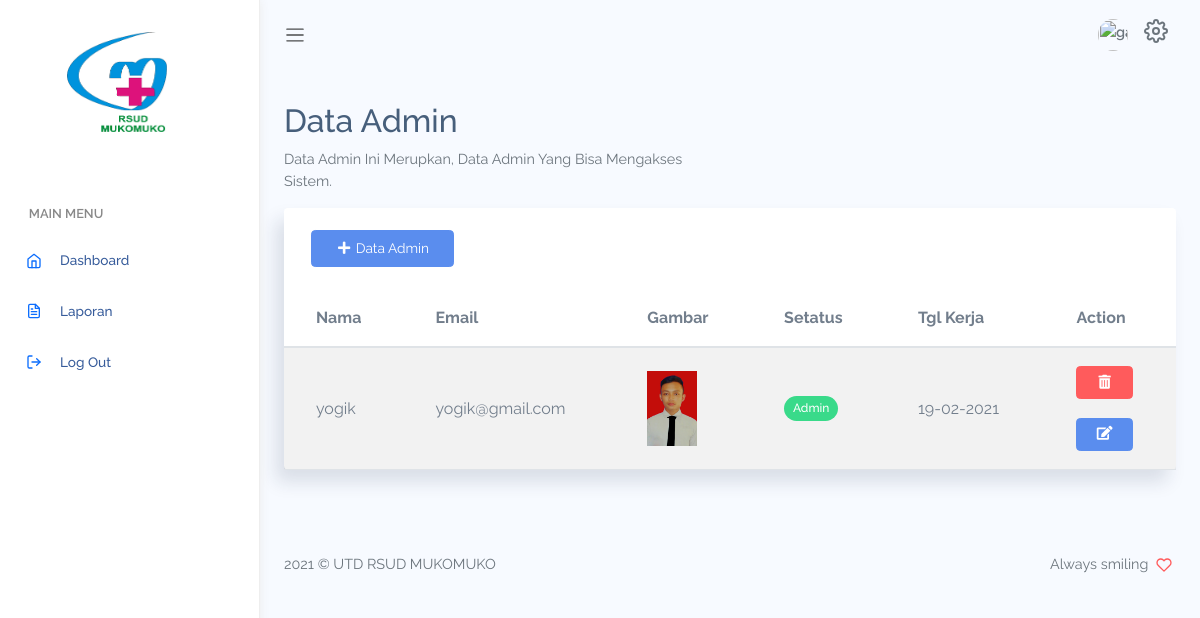
Page /index.php/admin on the earlier database version.
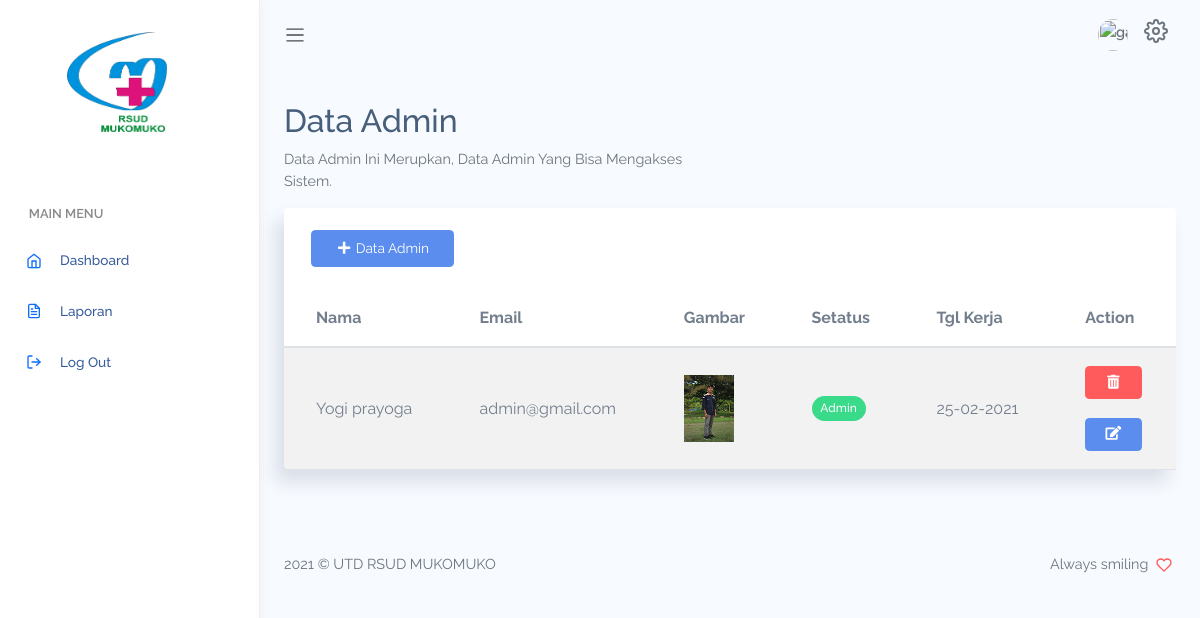
Same page on the later database version.
### tables this page shows
CREATE TABLE `user` (
  `id` int(11) NOT NULL,
  `nama` varchar(100) NOT NULL,
  `email` varchar(225) NOT NULL,
  `gambar` varchar(225) NOT NULL,
  `password` varchar(225) NOT NULL,
  `role_id` int(5) NOT NULL,
  `aktif` int(5) NOT NULL,
  `tgl_daftar` int(100) NOT NULL
);

### application/controllers/Admin.php (called while the page is built, shortened)
<?php
class Admin extends CI_Controller
{
  public function __construct()
  {
    $this->load->library('form_validation');
    $this->load->model('m_master');
  }
  public function index()
  {
    $data['user1'] = $this->m_master->dataAdmin()->row_array();
    $data['data'] = $this->db->get_where('user', ['role_id' => 1])->result_array();
    $data['title'] = 'Data Admin';
    $this->load->view('template/sidebar', $data);
    $this->load->view('template/header', $data);
    $this->load->view('data/admin', $data);
    $this->load->view('template/footer', $data);
  }
}

### index.php (called while the page is built, shortened)
<?php
require_once BASEPATH.'core/CodeIgniter.php';

### application/models/m_master.php (called while the page is built, shortened)
<?php
class M_master extends CI_Model
{
  function dataAdmin()
  {
    return $this->db->get_where('user', ['email' => $this->session->userdata('email')]);
  }
}

### application/views/data/admin.php (the view, shortened to what this page needs)
<div class="main-content container-fluid">
  <div class="page-title">
    <div class="row">
      <div class="col-12 col-md-6">
        <h3>Data Admin</h3>
        <p class="text-subtitle text-muted">Data Admin Ini Merupkan, Data Admin Yang Bisa Mengakses Sistem.</p>
      </div>
    </div>
  </div>
  <div class="row" id="table-striped">
    <div class="col-12">
      <div class="card">
        <div class="card-header">
          <a href="http://" class="btn btn-primary mr-2" data-toggle="modal" data-target="#exampleModalDataAdmin"><i class="fas fa-plus"></i> Data Admin</a>
        </div>
        <div class="card-content">
          <div class="table-responsive">
            <table class="table table-striped mb-0">
              <thead>
                <tr>
                  <th>Nama</th>
                  <th>Email</th>
                  <th>Gambar</th>
                  <th>Setatus</th>
                  <th>Tgl Kerja</th>
                  <th>Action</th>
                </tr>
              </thead>
              <tbody>
                <?php foreach ($data as $admin) : ?>
                  <tr>
                    <td class="text-bold-500"><?= $admin['nama'] ?></td>
                    <td><?= $admin['email']; ?></td>
                    <td class="text-bold-500"> <img src="<?= base_url('assets/gambar/admin/') . $admin['gambar']; ?>" width="50px" alt=""></td>
                    <?php $aktif = $admin['role_id'];
                    if ($aktif == 1) {
                      $ada = 'Admin';
                    } elseif ($aktif == 2) {
                      $ada = 'Petugas';
                    } else {
                      $ada = 'Penyusup';
                    }
                    ?>
                    <?php if ($aktif == 1) { ?>
                      <td>
                        <span class="badge bg-success"><?= $ada; ?></span>
                      </td>
                    <?php } ?>
                    <td><?= date('d-m-Y', $admin['tgl_daftar']); ?></td>
                    <td>
                      <a href="<?= base_url('admin/hapus/') . $admin['id']; ?>" class="btn btn-danger btn-sm" name="hapus" onclick="return confirm ('Anda Yakin Inggin Hapus..?')"><i class="fas fa-trash-alt"></i></a>
                      <br><br>
                      <a class="btn btn-primary btn-sm" data-toggle="modal" data-target="#exampleModalEditAdmin<?= $admin['id']; ?>" name="edit"><i class="fas fa-edit"></i></a>
                    </td>
                  <?php endforeach; ?>
              </tbody>
            </table>
          </div>
        </div>
      </div>
    </div>
  </div>
</div>

### application/views/template/sidebar.php (shortened to what this page needs)
<body>
  <div id="app">
    <div id="sidebar" class='active'>
      <div class="sidebar-wrapper active">
        <div class="sidebar-header text-center">
          <a href="<?= base_url('dashboard'); ?>"><img src="<?= base_url() ?>assets/logo resud.png" alt="logo" style="width: 100px; height:100px; margin-right:25px;"></a>
        </div>
        <div class="sidebar-menu">
          <ul class="menu">
            <li class='sidebar-title'>Main Menu</li>
            <li class="sidebar-item">
              <a href="<?= base_url('dashboard') ?>" class='sidebar-link'>
                <i data-feather="home" width="20"></i>
                <span>Dashboard</span>
              </a>
            </li>
            <li class="sidebar-item  ">
              <a href="<?= base_url('laporan/laporanAdmin'); ?>" class='sidebar-link'>
                <i data-feather="file-text" width="20"></i>
                <span>Laporan</span>
              </a>
            </li>
            <li class="sidebar-item  ">
              <a href="<?= base_url('register/logout'); ?>" onclick=" return confirm('Anda Yakin Inggin Keluar..?')" class='sidebar-link'>
                <i data-feather="log-out" width="20"></i>
                <span>Log Out</span>
              </a>
            </li>
          </ul>
        </div>
      </div>
    </div>

### application/views/template/header.php (shortened to what this page needs)
<!DOCTYPE html>
<html lang="en">
<head>
  <link rel="stylesheet" href="<?= base_url() ?>assets/assets/css/bootstrap.css">
  <link rel="stylesheet" href="<?= base_url() ?>assets/assets/vendors/chartjs/Chart.min.css">
  <link rel="stylesheet" href="<?= base_url() ?>assets/assets/vendors/perfect-scrollbar/perfect-scrollbar.css">
  <link rel="stylesheet" href="<?= base_url() ?>assets/assets/css/app.css">
  <link rel="stylesheet" href="https://use.fontawesome.com/releases/v5.15.1/css/all.css">
  <link rel="stylesheet" href="<?= base_url() ?>assets/dataTable/voler/style.css" type="css">
</head>
<div id="main">
  <nav class="navbar navbar-header navbar-expand navbar-light">
    <a class="sidebar-toggler" href="#"><span class="navbar-toggler-icon"></span></a>
    <div class="collapse navbar-collapse" id="navbarSupportedContent">
      <ul class="navbar-nav d-flex align-items-center navbar-light ml-auto">
        <li class="dropdown">
          <a href="#" data-toggle="dropdown" class="nav-link dropdown-toggle nav-link-lg nav-link-user">
            <div class="avatar mr-0">
              <?php if ($user1['role_id'] == 1) { ?>
                <img src="<?= base_url('assets/gambar/admin/') . $user1['gambar']; ?>" width="50px" alt="gambar">
              <?php } else { ?>
                <img src="<?= base_url('assets/gambar/petugas/') . $user1['gambar']; ?>" width="50px" alt="gambar">
              <?php } ?>
            </div>
        <li class="dropdown mb-2">
          <div class=" d-lg-inline-block">
            <i data-feather="settings"></i>
          </div>
        </li>
        </li>
      </ul>
    </div>
  </nav>

### application/views/template/footer.php (shortened to what this page needs)
<div>
  <footer>
    <div class="footer clearfix mb-0 text-muted">
      <div class="float-left">
        <p><?= date('Y', time()); ?> &copy; UTD RSUD MUKOMUKO</p>
      </div>
      <div class="float-right">
        <p>Always smiling <span class='text-danger'><i data-feather="heart"></i></span><a><?= $user1['nama'] ?></a></p>
      </div>
    </div>
  </footer>
</div>
</div>
</body>
</html>

### assets/assets/css/app.css (style rules this page uses)
* { font-family: "Raleway"; }
#app { position: relative; }
#main { margin-left: 260px; background-color: #F7FAFF; min-height: 100vh; transition: margin-left 0.6s ease-out; }
#main .main-content { padding: 2rem 1.5rem; }
#main .main-content .page-title h3 { font-size: 2rem; }
#main .main-content .text-subtitle { font-size: 0.9rem; }
a { text-decoration: none; outline: 0; }
svg.feather, i { font-size: 14px; height: 1rem; }
footer { padding: 1rem 1.5rem; }
.avatar { display: inline-flex; border-radius: 50%; text-align: center; vertical-align: middle; position: relative; }
.avatar img { width: 32px; height: 32px; border-radius: 50%; }
.btn i, .btn svg { width: 16px; height: 16px; }
.btn.btn-primary { color: #fff; }
.btn.btn-danger { color: #fff; }
.dropdown-toggle:after { color: #fff; }
#sidebar.active .sidebar-wrapper { left: 0; }
.sidebar-wrapper { width: 260px; height: 100vh; position: fixed; top: 0; z-index: 10; background-color: #fff; bottom: 0; border-right: 1px solid #eee; box-shadow: 0 0 10px #ececec; left: -260px; transition: left 0.6s ease-out; }
.sidebar-wrapper .sidebar-header { padding: 2rem 2rem 1rem; font-size: 2rem; font-weight: bold; }
.sidebar-wrapper .sidebar-header img { height: 2.5rem; }
.sidebar-wrapper .menu { padding-left: 0; margin-top: 2rem; }
.sidebar-wrapper .menu .sidebar-title { padding: 1.5rem 1.8rem 0.5rem; font-size: 0.8rem; font-weight: 600; color: #888; text-transform: uppercase; }
.sidebar-wrapper .menu .sidebar-link { display: block; padding: 0.7rem 1.5rem; font-size: 0.85rem; display: flex; align-items: center; transition: all 0.5s; }
.sidebar-wrapper .menu .sidebar-link > span { color: #053382; font-weight: 500; margin-left: 1rem; opacity: 0.8; }
.sidebar-wrapper .menu .sidebar-item { list-style: none; margin-top: 0.5rem; position: relative; }
.card { box-shadow: -8px 12px 18px 0 rgba(25, 42, 70, 0.13); margin-bottom: 2.2rem; }
.card .card-header { border: none; }
.card .card-content { position: relative; }
.navbar { height: 70px; padding: 1.5rem; }
.navbar .nav-link-user img { width: 30px; }
.navbar.navbar-header li { display: flex; align-items: center; }
.navbar.navbar-header .dropdown > a { color: #6c757d; font-weight: 600; }
.navbar.navbar-header .dropdown > a svg { height: 24px; width: 24px; }
.navbar.navbar-header .dropdown > a:after { display: none; }
.table td, .dataTable-table td, .table thead th, .dataTable-table thead th { vertical-align: middle; }
.table thead th, .dataTable-table thead th { border-bottom: 2px solid #475F7B; }

Differences in the rows shown:
removed user: nama "yogik", email "yogik@gmail.com", gambar (placeholder picture), role "Admin", tgl_daftar "19-02-2021"
added user: nama "Yogi prayoga", email "admin@gmail.com", gambar (picture), role "Admin", tgl_daftar "25-02-2021"
